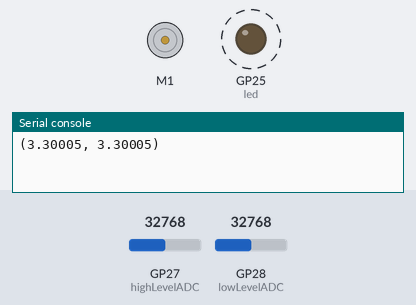
Recording of a program running on a simulated Raspberry Pi Pico running CircuitPython. Parts: DC motor (green arrow = forward, orange = backward, longer = faster), output pins drawn as LEDs (lit = HIGH), the last lines printed to the serial console. Dashed ring = blinking. The inputs (shaded band) are chosen by the test bench; at power-on: GP27 (highLevelADC) = 32768, GP28 (lowLevelADC) = 32768 (analog values on the 0–65535 scale).

Above: at 0.05 s.
At 2.6 s:
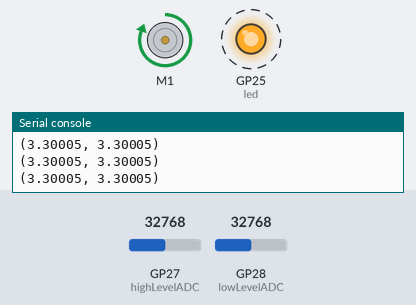
Timing chart, 0 to 3.0 s (numbered marks = the images above):
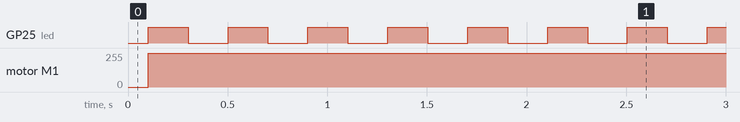

Measured:
- by itself, GP25 (led): alternates HIGH for 0.20 s and LOW for 0.20 s
- by itself, motor M1: stopped → forward 255/255 at 0.10 s

The program:

sensorWater.py
```python
import digitalio
import board
import time
import analogio
import board
import pwmio
from adafruit_motor import motor


led = digitalio.DigitalInOut(board.LED)
led.direction = digitalio.Direction.OUTPUT

PIN_MOTOR_A = board.GP0  # pick any pwm pins on their own channels
PIN_MOTOR_B = board.GP1
# DC motor setup
# DC Motors generate electrical noise when running that can reset the microcontroller in extreme
# cases. A capacitor can be used to help prevent this.
pwm_motor_a = pwmio.PWMOut(PIN_MOTOR_A, frequency=50)
pwm_motor_b = pwmio.PWMOut(PIN_MOTOR_B, frequency=50)
motor = motor.DCMotor(pwm_motor_a, pwm_motor_b)

# motor.throttle

lowLevelADC = analogio.AnalogIn(board.A2)
highLevelADC = analogio.AnalogIn(board.A1)


def getLowLevelVoltage():
    return lowLevelADC.value / 65535 * 3.3*2

def getHighLevelVoltage():
    return highLevelADC.value / 65535 * 3.3*2


lowLevelThreshold = 3.5
highLevelThreshold = 3.1
isRunning = False


while True:
    (highLevelVoltage,lowLevelVoltage)=(getHighLevelVoltage(),getLowLevelVoltage())
    print((lowLevelVoltage,highLevelVoltage))
    time.sleep(0.1)
    if isRunning:
        if lowLevelVoltage > lowLevelThreshold and highLevelVoltage < highLevelThreshold:
            isRunning = False
            motor.throttle = 0
            led.value = 1
        else:
            led.value = not led.value
    else:
        if highLevelVoltage >= highLevelThreshold:
            isRunning = True
            motor.throttle = 1
            led.value = 1
        elif lowLevelVoltage < lowLevelThreshold:
            led.value = 1
        else:
            led.value = 0
    time.sleep(0.1)
```
